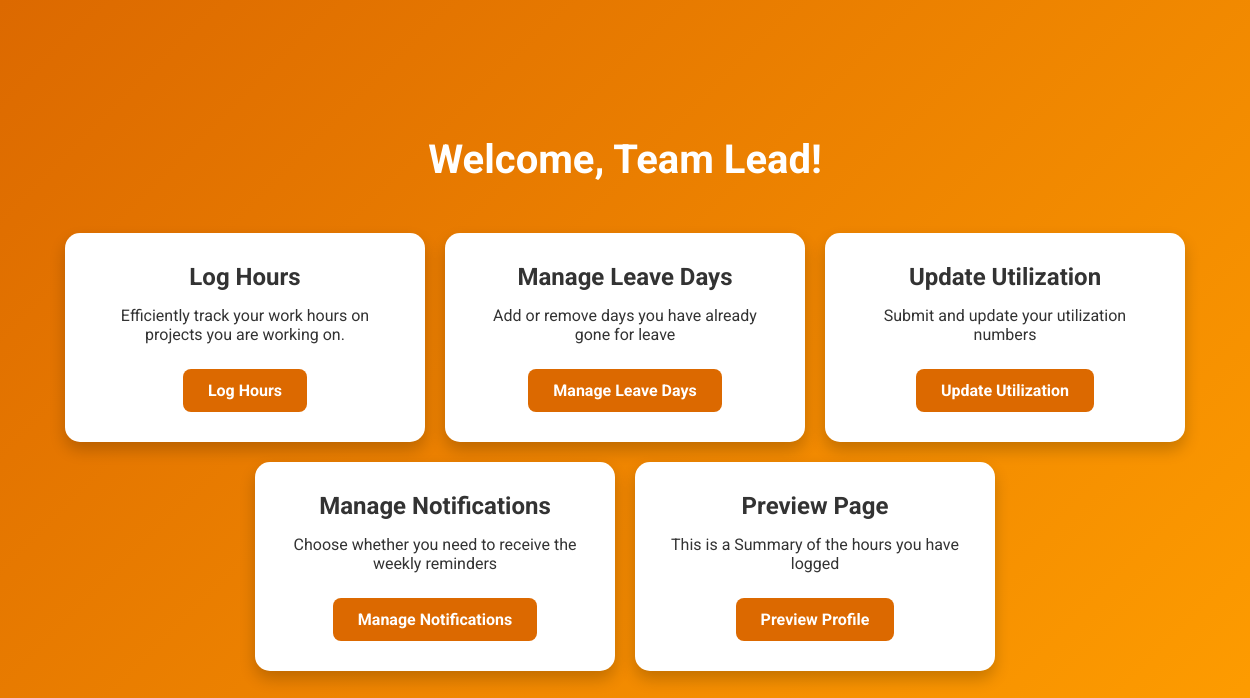
Before: /choose_option/2 with the older database file.
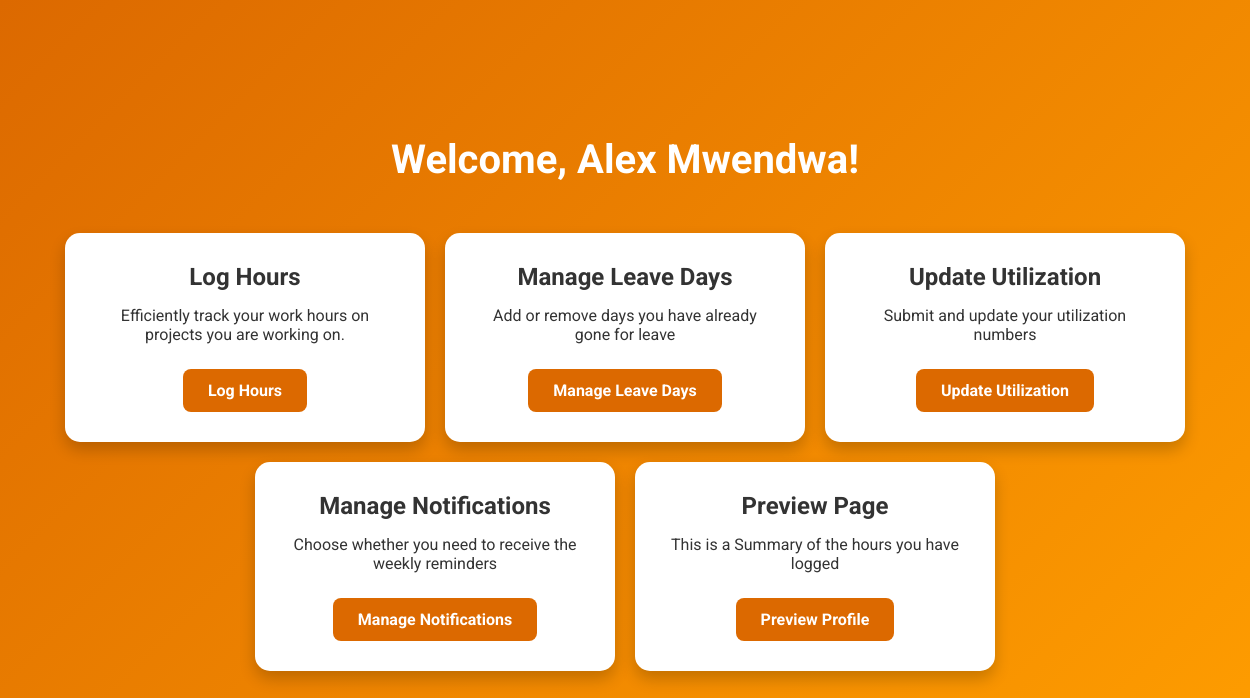
After: the same page with the newer database file.
### app.py (models this page shows)
class Staff(db.Model):
    id = db.Column(db.Integer, primary_key=True)
    name = db.Column(db.String(100), nullable=False)
    email = db.Column(db.String(120), unique=True, nullable=False)
    leave_days_remaining = db.Column(db.Float, default=0.0)
    is_team_leader = db.Column(Boolean, default=False)
    receive_notifications = db.Column(Boolean, default=True)
    engagements = db.relationship('Engagement', backref='team_leader', lazy=True)
    proposals = db.relationship('Proposal', backref='team_leader', lazy=True)
    hours_logs = db.relationship('HoursLog', backref='staff_member', lazy=True)
    leave_records = db.relationship('LeaveRecord', backref='staff', lazy=True)
    utilizations = db.relationship('Utilization', backref='staff', lazy=True)

### app.py (the view)
@app.route('/choose_option/<int:staff_id>')
def choose_option(staff_id):
    staff = Staff.query.get_or_404(staff_id)
    return render_template('choose_option.html', staff=staff)

### templates/choose_option.html (shortened to what this page needs)
<!DOCTYPE html>
<html lang="en">
<head>
</head>
<body>
    <div>
        <h1>Welcome, {{ staff.name }}!</h1>
        <div class="container">
            <div class="card">
                <h2>Log Hours</h2>
                <p>Efficiently track your work hours on projects you are working on.</p>
                <a href="{{ url_for('log_hours', staff_member_id=staff.id) }}">Log Hours</a>
            </div>
            <div class="card">
                <h2>Manage Leave Days</h2>
                <p>Add or remove days you have already gone for leave</p>
                <a href="{{ url_for('edit_leave', staff_id=staff.id) }}">Manage Leave Days</a>
            </div>
            <div class="card">
                <h2>Update Utilization</h2>
                <p>Submit and update your utilization numbers</p>
                <a href="{{ url_for('update_utilization', staff_id=staff.id) }}">Update Utilization</a>
            </div>
            <div class="card">
                <h2>Manage Notifications</h2>
                <p>Choose whether you need to receive the weekly reminders</p>
                <a href="{{ url_for('staff_details', staff_id=staff.id) }}">Manage Notifications</a>
            </div>
            <div class="card">
                <h2>Preview  Page</h2>
                <p>This is a Summary of the hours you have logged</p>
                <a href="{{ url_for('preview_user', user_id=staff.id) }}">Preview Profile</a>
            </div>
        </div>
    </div>
</body>
</html>

Changed rows visible on the page:
changed Staff: name "Team Lead" → "Alex Mwendwa"
